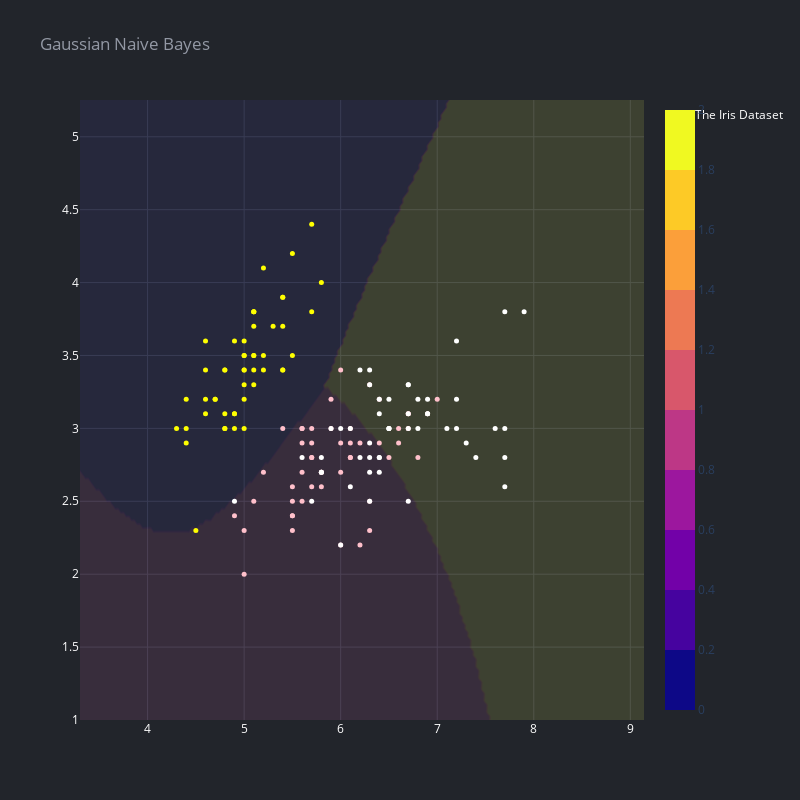

Here is the notebook cell this chart was saved with:
### Code cell
# create a mesh to plot in
x_min, x_max = X[:, 0].min() - 1, X[:, 0].max() + 1
y_min, y_max = X[:, 1].min() - 1, X[:, 1].max() + 1
h = (x_max / x_min) / 100
xx, yy = np.meshgrid(
    np.arange(x_min, x_max, h),
    np.arange(y_min, y_max, h)
    )

gnb = GaussianNB().fit(X, y)
Z = gnb.predict(np.c_[xx.ravel(), yy.ravel()])
Z = Z.reshape(xx.shape)

fig = go.Figure(data=[
    scatter(df.sepal_length, df.sepal_width, 'The Iris Dataset', mode='markers', size=5, opacity=1, color = [['yellow', 'pink', 'white'][a] for a in df.iris_type]),
    go.Contour(
        z=Z,
        x=np.linspace(x_min, x_max-1, Z.shape[0]),
        y=np.linspace(y_min, y_max+1, Z.shape[1]),
        #contours_coloring='lines',
        opacity=0.1,
        line_width=0,
    )
    ])
render(fig, title='Gaussian Naive Bayes', height=800, width=800)

### Figure 1 — Plotly figure (JSON) as saved in the notebook; plotly's stock layout.template omitted (floating-point values rounded to 4 significant figures; data arrays with more than 128 entries replaced by an {"elided": "..."} marker saying what was removed)
{"data": [{"marker": {"color": {"elided": "150 str values"}, "size": 5}, "mode": "markers", "name": "The Iris Dataset", "opacity": 1, "type": "scatter", "x": {"elided": "150 float values"}, "y": {"elided": "150 float values"}}, {"autocontour": true, "contours": {"end": 1.8, "size": 0.2, "start": 0.2}, "line": {"width": 0}, "opacity": 0.1, "type": "contour", "x": {"elided": "164 float values"}, "y": {"elided": "208 float values"}, "z": {"elided": "164x208 int values"}}], "layout": {"height": 800, "legend": {"font": {"color": "#ffffff"}}, "paper_bgcolor": "#22252B", "plot_bgcolor": "#292C34", "showlegend": true, "title": {"font": {"color": "#9398A4"}, "text": "Gaussian Naive Bayes"}, "width": 800, "xaxis": {"autorange": true, "gridcolor": "#3F434F", "range": [3.3, 9.142], "tickfont": {"color": "#ffffff"}, "title": {"font": {"color": "#ffffff"}}, "type": "linear", "zeroline": false}, "yaxis": {"autorange": true, "gridcolor": "#3F434F", "range": [1, 5.252], "tickfont": {"color": "#ffffff"}, "title": {"font": {"color": "#ffffff"}}, "type": "linear", "zeroline": false}}}
